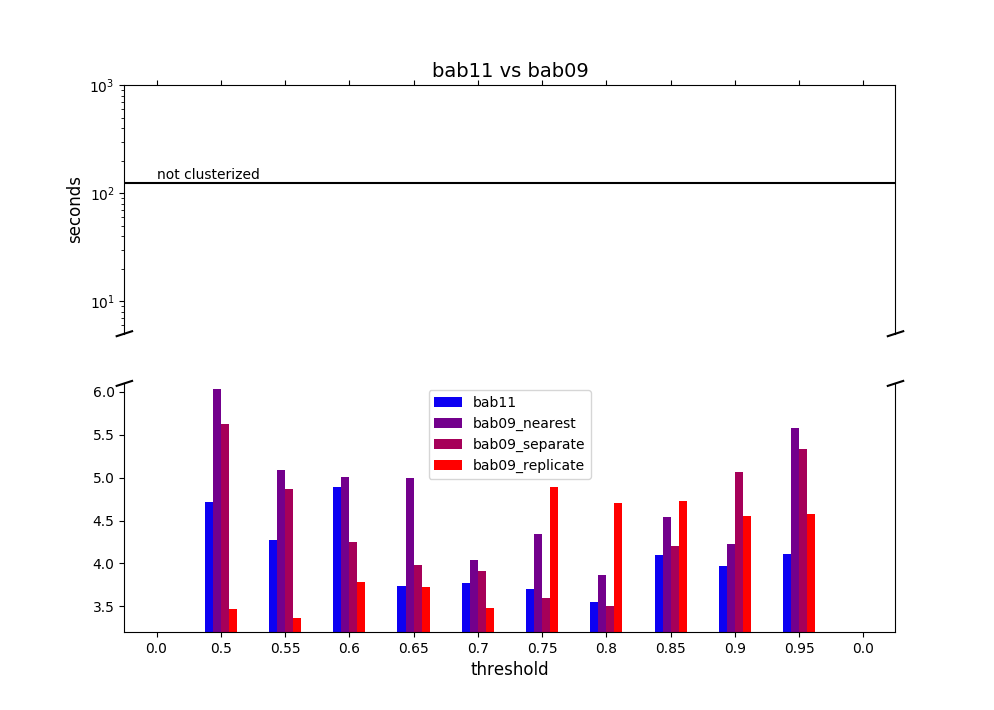

Generate this figure with Python:
from matplotlib.ticker import FuncFormatter
import matplotlib.pyplot as plt
import numpy as np
import pandas as pd

fig, (ax1, ax2) = plt.subplots(2, 1, sharex = True)

ax = fig.gca()

df = pd.DataFrame({ #0.6 near
    'threshold'       : [0 ,0.50 , 0.55 , 0.60 , 0.65 , 0.70 , 0.75 , 0.80 , 0.85 , 0.9  , 0.95 , 0],
    'bab11'           : [0, 4.720, 4.270, 4.896, 3.741, 3.765, 3.701, 3.553, 4.093, 3.970, 4.105, 0],
    'bab09_nearest'   : [0, 6.037, 5.092, 5.003, 4.993, 4.035, 4.345, 3.862, 4.540, 4.230, 5.579, 0],
    'bab09_separate'  : [0, 5.630, 4.866, 4.252, 3.983, 3.915, 3.598, 3.500, 4.206, 5.069, 5.330, 0],
    'bab09_replicate' : [0, 3.472, 3.358, 3.788, 3.720, 3.479, 4.889, 4.709, 4.727, 4.550, 4.575, 0]
})

df.plot(kind = 'bar', x = 'threshold', y = ['bab11', 'bab09_nearest', 'bab09_separate','bab09_replicate'],
        ax = ax, fontsize = 10, rot = 0, color = ['#0d00f2','#73008c','#a60059', '#ff0000'])

ax1.set_title('bab11 vs bab09', fontsize = 14)
ax1.set_ylabel('seconds', fontsize = 12)
ax2.set_xlabel('threshold', fontsize = 12)

ax1.set_yscale('log')
ax1.set_ylim(5,1000)

ax1.axhline(125.344, color = 'black')
ax1.text(0,135.000,'not clusterized',rotation=0) 

ax1.spines['bottom'].set_visible(False)
ax1.xaxis.tick_top()
ax1.tick_params(labeltop = 'off') 

ax2.set_ylim(3.2,6.1) 
ax2.spines['top'].set_visible(False)
ax2.xaxis.tick_bottom()

d = .01  
kwargs = dict(transform = ax1.transAxes, color = 'k', clip_on = False)
ax1.plot((-d, +d), (-d, +d), **kwargs)   
ax1.plot((1 - d, 1 + d), (-d, +d), **kwargs)
kwargs.update(transform = ax2.transAxes)
ax2.plot((-d, +d), (1 - d, 1 + d), **kwargs)
ax2.plot((1 - d, 1 + d), (1 - d, 1 + d), **kwargs) 

plt.show()
